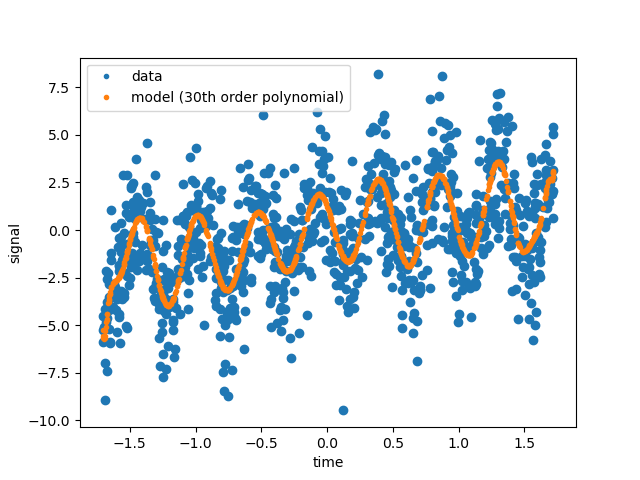

This chart was generated by the following Python code:
import numpy as np
import math
import matplotlib.pyplot as plt
import pandas as pd


data=np.genfromtxt("signal.dat",delimiter="|",skip_header=1,usecols=(1,2))
t=data[:,0]
s=data[:,1]



tp = (t - t.mean()) / t.std()
plt.scatter(tp,s)
plt.xlabel('time ')
plt.ylabel('signal')

#Part D
A = np.zeros((len(tp),30))


for n in range(30):
 A[:, n] = 1. *tp**n

print(A.shape)
print(A)

(u, w, vt) = np.linalg.svd(A, full_matrices=False)
print(u.shape)
print(w.shape)
print(vt.shape)
print(w)

ainv = vt.transpose().dot(np.diag(1. / w)).dot(u.transpose())
x = ainv.dot(s)
#print(x)

sm = A.dot(x)
plt.plot(tp, s, '.', label='data')
plt.plot(tp, sm, '.', label='model (30th order polynomial)')
plt.xlabel('time')
plt.ylabel('signal')
plt.legend()

plt.savefig('prob_3_part_d.png')

